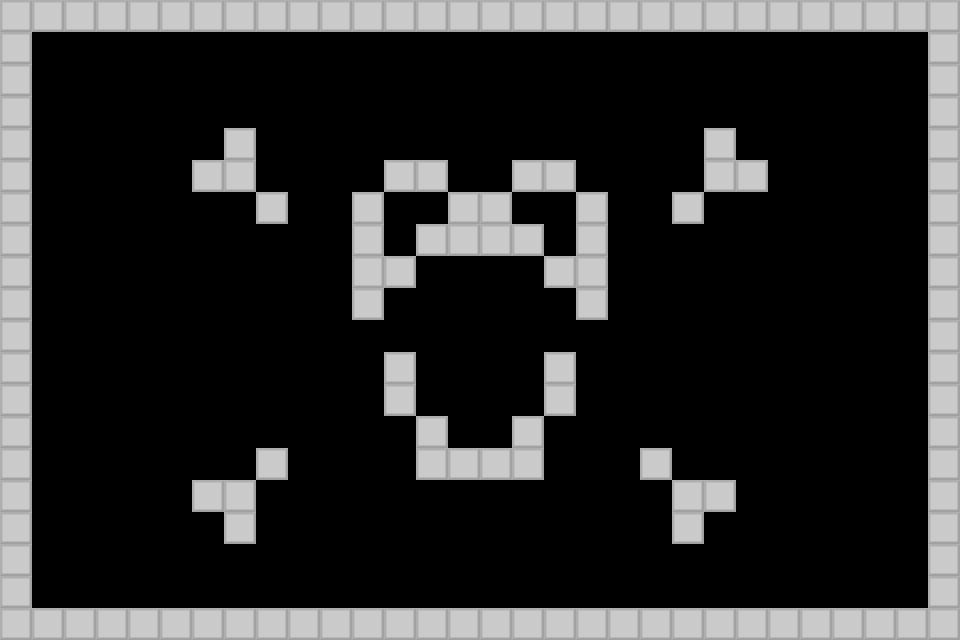

This game map was drawn from its Tiled (.tmx) file and the tilesets committed beside it. A one-line description and the trimmed map source follow:
An orthogonal 30x20 tile map with 32x32 px tiles, 1 tile layer (static) and 11 objects (8x player, 3x collectable).

<map version="1.2" tiledversion="1.2.5" orientation="orthogonal" renderorder="right-down" width="30" height="20" tilewidth="32" tileheight="32" infinite="0" nextlayerid="3" nextobjectid="12">
 <tileset firstgid="1" name="map-tilesheet" tilewidth="32" tileheight="32" tilecount="100" columns="10">
  <image source="map-tilesheet.png" width="320" height="320" />
 </tileset>
 <layer id="1" name="static" width="30" height="20">
  <data>[600 cells, 142 non-empty, 1 distinct tile ids]</data>
 </layer>
 <objectgroup id="2" name="object">
  <object id="1" name="player" x="108.192" y="177.743">
   <properties>
    <property name="FACING" value="SOUTH" />
   </properties>
   <point />
  </object>
  <object id="2" name="player" x="214.451" y="85.0077">
   <properties>
    <property name="FACING" value="EAST" />
   </properties>
   <point />
  </object>
  <object id="3" name="player" x="799.845" y="75.3478">
   <properties>
    <property name="FACING" value="WEST" />
   </properties>
   <point />
  </object>
  <object id="4" name="player" x="867.465" y="175.811">
   <properties>
    <property name="FACING" value="SOUTH" />
   </properties>
   <point />
  </object>
  <object id="5" name="player" x="850.077" y="475.27">
   <properties>
    <property name="FACING" value="NORTH" />
   </properties>
   <point />
  </object>
  <object id="6" name="player" x="743.818" y="552.55">
   <properties>
    <property name="FACING" value="WEST" />
   </properties>
   <point />
  </object>
  <object id="7" name="player" x="171.947" y="558.346">
   <properties>
    <property name="FACING" value="EAST" />
   </properties>
   <point />
  </object>
  <object id="8" name="player" x="98.5317" y="455.951">
   <properties>
    <property name="FACING" value="NORTH" />
   </properties>
   <point />
  </object>
  <object id="9" name="collectable" x="479.134" y="137.172">
   <point />
  </object>
  <object id="10" name="collectable" x="477.202" y="328.439">
   <point />
  </object>
  <object id="11" name="collectable" x="477.202" y="558.346">
   <point />
  </object>
 </objectgroup>
</map>
